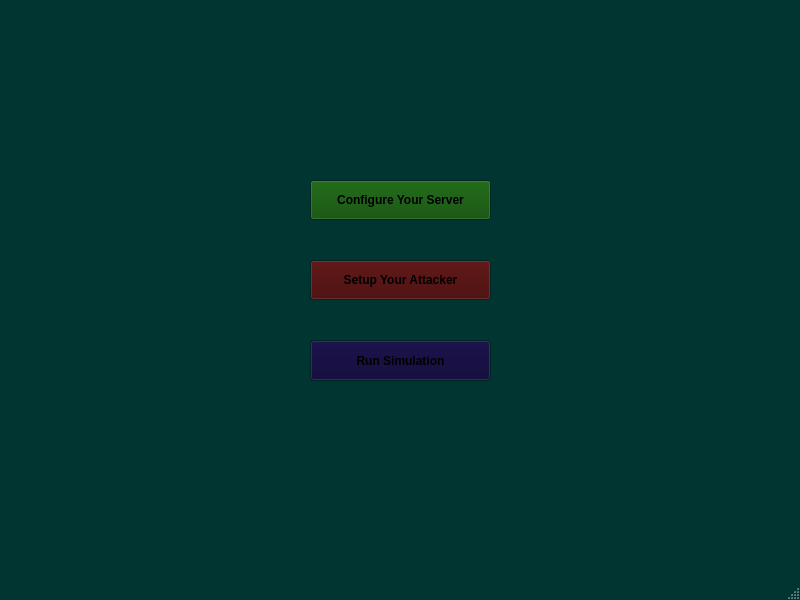
<?xml version="1.0" encoding="UTF-8"?>
<ui version="4.0">
 <class>MainWindow</class>
 <widget class="QMainWindow" name="MainWindow">
  <property name="geometry">
   <rect>
    <x>0</x>
    <y>0</y>
    <width>800</width>
    <height>600</height>
   </rect>
  </property>
  <property name="palette">
   <palette>
    <active>
     <colorrole role="Window">
      <brush brushstyle="SolidPattern">
       <color alpha="255">
        <red>0</red>
        <green>53</green>
        <blue>50</blue>
       </color>
      </brush>
     </colorrole>
    </active>
    <inactive>
     <colorrole role="Window">
      <brush brushstyle="SolidPattern">
       <color alpha="255">
        <red>0</red>
        <green>53</green>
        <blue>50</blue>
       </color>
      </brush>
     </colorrole>
    </inactive>
    <disabled>
     <colorrole role="Base">
      <brush brushstyle="SolidPattern">
       <color alpha="255">
        <red>0</red>
        <green>53</green>
        <blue>50</blue>
       </color>
      </brush>
     </colorrole>
     <colorrole role="Window">
      <brush brushstyle="SolidPattern">
       <color alpha="255">
        <red>0</red>
        <green>53</green>
        <blue>50</blue>
       </color>
      </brush>
     </colorrole>
    </disabled>
   </palette>
  </property>
  <property name="windowTitle">
   <string>MainWindow</string>
  </property>
  <widget class="QWidget" name="centralwidget">
   <widget class="QPushButton" name="configureYourServerButton">
    <property name="geometry">
     <rect>
      <x>310</x>
      <y>180</y>
      <width>181</width>
      <height>40</height>
     </rect>
    </property>
    <property name="palette">
     <palette>
      <active>
       <colorrole role="Button">
        <brush brushstyle="SolidPattern">
         <color alpha="255">
          <red>7</red>
          <green>74</green>
          <blue>0</blue>
         </color>
        </brush>
       </colorrole>
      </active>
      <inactive>
       <colorrole role="Button">
        <brush brushstyle="SolidPattern">
         <color alpha="255">
          <red>7</red>
          <green>74</green>
          <blue>0</blue>
         </color>
        </brush>
       </colorrole>
      </inactive>
      <disabled>
       <colorrole role="Button">
        <brush brushstyle="SolidPattern">
         <color alpha="255">
          <red>7</red>
          <green>74</green>
          <blue>0</blue>
         </color>
        </brush>
       </colorrole>
      </disabled>
     </palette>
    </property>
    <property name="font">
     <font>
      <bold>true</bold>
     </font>
    </property>
    <property name="text">
     <string>Configure Your Server</string>
    </property>
   </widget>
   <widget class="QPushButton" name="setupYourAttackerButton">
    <property name="geometry">
     <rect>
      <x>310</x>
      <y>260</y>
      <width>181</width>
      <height>40</height>
     </rect>
    </property>
    <property name="palette">
     <palette>
      <active>
       <colorrole role="Button">
        <brush brushstyle="SolidPattern">
         <color alpha="255">
          <red>65</red>
          <green>0</green>
          <blue>0</blue>
         </color>
        </brush>
       </colorrole>
      </active>
      <inactive>
       <colorrole role="Button">
        <brush brushstyle="SolidPattern">
         <color alpha="255">
          <red>65</red>
          <green>0</green>
          <blue>0</blue>
         </color>
        </brush>
       </colorrole>
      </inactive>
      <disabled>
       <colorrole role="Button">
        <brush brushstyle="SolidPattern">
         <color alpha="255">
          <red>65</red>
          <green>0</green>
          <blue>0</blue>
         </color>
        </brush>
       </colorrole>
      </disabled>
     </palette>
    </property>
    <property name="font">
     <font>
      <bold>true</bold>
     </font>
    </property>
    <property name="text">
     <string>Setup Your Attacker</string>
    </property>
   </widget>
   <widget class="QPushButton" name="runSimulationButton">
    <property name="geometry">
     <rect>
      <x>310</x>
      <y>340</y>
      <width>181</width>
      <height>41</height>
     </rect>
    </property>
    <property name="palette">
     <palette>
      <active>
       <colorrole role="Button">
        <brush brushstyle="SolidPattern">
         <color alpha="255">
          <red>8</red>
          <green>0</green>
          <blue>50</blue>
         </color>
        </brush>
       </colorrole>
      </active>
      <inactive>
       <colorrole role="Button">
        <brush brushstyle="SolidPattern">
         <color alpha="255">
          <red>8</red>
          <green>0</green>
          <blue>50</blue>
         </color>
        </brush>
       </colorrole>
      </inactive>
      <disabled>
       <colorrole role="Button">
        <brush brushstyle="SolidPattern">
         <color alpha="255">
          <red>8</red>
          <green>0</green>
          <blue>50</blue>
         </color>
        </brush>
       </colorrole>
      </disabled>
     </palette>
    </property>
    <property name="font">
     <font>
      <bold>true</bold>
     </font>
    </property>
    <property name="text">
     <string>Run Simulation</string>
    </property>
   </widget>
  </widget>
  <widget class="QMenuBar" name="menubar">
   <property name="geometry">
    <rect>
     <x>0</x>
     <y>0</y>
     <width>800</width>
     <height>23</height>
    </rect>
   </property>
  </widget>
  <widget class="QStatusBar" name="statusbar"/>
 </widget>
 <resources/>
 <connections/>
</ui>
